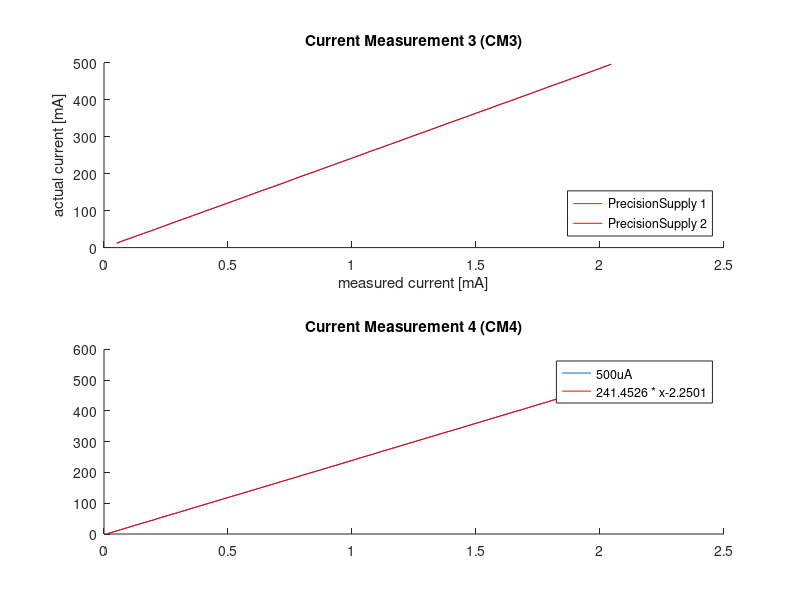
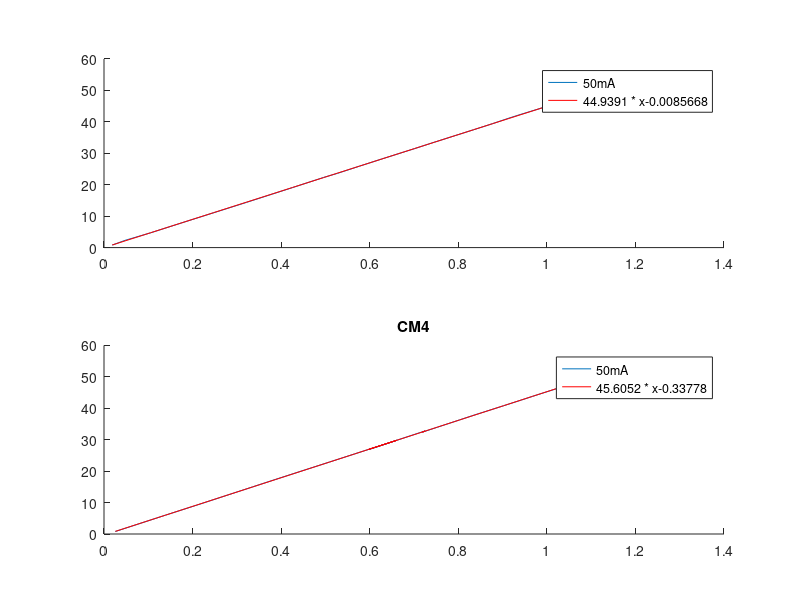

Source code (MATLAB) for these figures, in order:
files = dir('*.csv');
VM1 = [] 
VM2 = [] 
%vm1, vm2


CM3_500 = [
% 500mA range 
% [measured Value from ADS] <=> [applied Current]
%V - mA

0.05102234666707357,0.012;
0.0855872008300845,0.021;
0.12782842886679738,0.031;
0.16629078896170782,0.04;
0.20909545208322203,0.05;
0.24386820883338042,0.059;
0.2807341059425808,0.068;
0.3230996940589451,0.078;
0.35979774320787944,0.087;
0.40454829825056643,0.098;
0.44236482517109066,0.107;
0.485390360949409,0.117;
0.5217263925658613,0.126;
0.5590969779737699,0.135;
0.6029056770757834,0.146;
0.6384104798162827,0.155;
0.6802610798727408,0.164;
0.7169862135789,0.173;
0.763352305239145,0.185;
0.7976589024269289,0.194;
0.8344927558346238,0.202;
0.8797300699620818,0.213;
0.9190526508533547,0.223;
0.9620598759450983,0.233;
1.0026542866080215,0.243;
1.0440021057289561,0.253;
1.0774481006477403,0.262;
1.1147599392695564,0.27;
1.159480357973923,0.281;
1.1976203736905955,0.29;
1.2400569157174355,0.301;
1.278929358897086,0.31;
1.3196641514904135,0.32;
1.3548492801611338,0.329;
1.3924476047333123,0.338;
1.4342211473171034,0.348;
1.473062691213159,0.357;
1.5204362521076362,0.369;
1.5593388316256078,0.378;
1.6013931380702062,0.389;
1.6391757139260401,0.397;
1.6731004570042196,0.406;
1.7150796133393356,0.416;
1.7507534084580114,0.425;
1.790842367876953,0.435;
1.8248800268556737,0.443;
1.8700189210427935,0.454;
1.9074169724805645,0.463;
1.9454417834608726,0.472;
1.9707948363863863,0.478;
1.9785761152352543,0.48;
2.009341120461429,0.488;
2.045239221490642,0.497
]
CM4_500 = [0.01480419009544445,0.001;
0.05791097954543723,0.012;
0.09564816015747195,0.021;
0.13985130196611,0.032;
0.17894843252893478,0.041;
0.1987071892333162,0.045;
0.22232034546162008,0.052;
0.26064919013359167,0.061;
0.2999469753034614,0.07;
0.3427894042160356,0.081;
0.38118958427112015,0.09;
0.4266054275926789,0.101;
0.464277757856429,0.11;
0.5100704961433117,0.121;
0.5480048981086586,0.13;
0.5861792463626583,0.139;
0.6311007011467069,0.15;
0.6691453487041372,0.159;
0.7134106705526012,0.17;
0.7515747190454029,0.179;
0.7962905600781258,0.19;
0.834480930182878,0.199;
0.8723783293024393,0.208;
0.9176644719274287,0.219;
0.955559963683805,0.228;
1.0010189134133407,0.239;
1.0394805105629772,0.249;
1.0828150391772398,0.259;
1.1215882994712791,0.269;
1.1602822134568287,0.278;
1.2052078644398838,0.289;
1.2436793798780814,0.298;
1.2878409411692897,0.309;
1.3260656438113692,0.318;
1.3706098221574563,0.329;
1.4098583973571572,0.338;
1.448432910407337,0.347;
1.4917796461459816,0.358;
1.5308119263605213,0.367;
1.5752050415423704,0.378;
1.6133355204431183,0.387;
1.6581020973365588,0.398;
1.697472362307452,0.407;
1.7340559696652957,0.417;
1.7795439113152403,0.427;
1.8181111763853182,0.437;
1.8621003120446167,0.447;
1.9002590199205016,0.457;
1.9446013992416322,0.468;
1.9841326456653263,0.477;
2.0220075378993063,0.486;
2.0665707898772423,0.497;
2.104917182290514,0.506
]
CM3_50 = [0.018594502216356015,0.8;
0.04742086350146105,2.3;
0.10519603878813771,4.7;
0.17624646184129214,7.9;
0.2480819555813261,11.1;
0.32211625760084217,14.4;
0.3795935027580471,17.0;
0.4258691854033312,19.1;
0.49555965850569533,22.3;
0.5267873900405123,23.6;
0.5768175263788327,25.9;
0.6274225419810636,28.2;
0.7016300325777629,31.5;
0.7453357340677953,33.5;
0.7944736059082481,35.7;
0.8348368441531687,37.5;
0.876826300249483,39.4;
0.9125473979751432,41.1;
0.9414798086533251,42.4;
1.0113205819746545,45.4;
1.0978744344668159,49.3;
1.1446521351023486,51.4

]
CM4_50 = [0.025617794935569264,0.8;
0.1193440959479977,5.1;
0.13891516811499113,6.0;
0.20975616269045028,9.2;
0.26413317972701816,11.7;
0.33570698323809234,15.0;
0.3879485164529147,17.4;
0.45834051773466294,20.6;
0.5092785589489666,22.9;
0.5663129143746518,25.5;
0.6612324617955153,29.8;
0.5982215745664563,26.9;
0.7251928344179869,32.8;
0.718938972007538,32.4;
0.753453090309832,34.0;
0.8029365763593777,36.3;
0.8307268579624781,37.6;
0.9023609341501933,40.8;
0.9419333796186797,42.6;
0.9678899222558767,43.8;
1.0345000038147263,46.8;
1.112241075447658,50.4
]

CM3_500 = [1000* CM3_500(:,2),CM3_500(:,1)]
CM4_500 = [1000* CM4_500(:,2),CM4_500(:,1)]
CM3_50 = [ CM3_50(:,2),CM3_50(:,1)]
CM4_50 = [CM4_50(:,2),CM4_50(:,1)]


figure
subplot(2,1,1);
%Messung , VM1, VM2

hold on
title('Current Measurement 3 (CM3)')
plot(CM3_500(:,2),CM3_500(:,1))

p = polyfit(CM3_500(:,2), CM3_500(:,1),1)
poly = p(1)*CM3_500(:,2) + p(2)

plot(CM3_500(:,2), poly, 'r')
s = strcat(num2str(p(1)), ' * x ' ,num2str(p(2)))
 xlabel('measured current [mA]');
 ylabel('actual current [mA]');
 legend({'PrecisionSupply 1','PrecisionSupply 2'},'Location','southeast');


subplot(2,1,2);
title('Current Measurement 4 (CM4)')
hold on
plot(CM4_500(:,2),CM4_500(:,1))

p = polyfit(CM4_500(:,2), CM4_500(:,1),1)
poly = p(1)*CM4_500(:,2) + p(2)

plot(CM4_500(:,2), poly, 'r')
s = strcat(num2str(p(1)), ' * x ' ,num2str(p(2)))
legend('500uA',  s)





figure
subplot(2,1,1);
%Messung , VM1, VM2

hold on
plot(CM3_50(:,2),CM3_50(:,1))

p = polyfit(CM3_50(:,2), CM3_50(:,1),1)
poly = p(1)*CM3_50(:,2) + p(2)

plot(CM3_50(:,2), poly, 'r')
s = strcat(num2str(p(1)), ' * x ' ,num2str(p(2)))
legend('50mA',  s)


subplot(2,1,2);
title('CM4')
hold on
plot(CM4_50(:,2),CM4_50(:,1))

p = polyfit(CM4_50(:,2), CM4_50(:,1),1)
poly = p(1)*CM4_50(:,2) + p(2)

plot(CM4_50(:,2), poly, 'r')
s = strcat(num2str(p(1)), ' * x ' ,num2str(p(2)))
legend('50mA',  s)